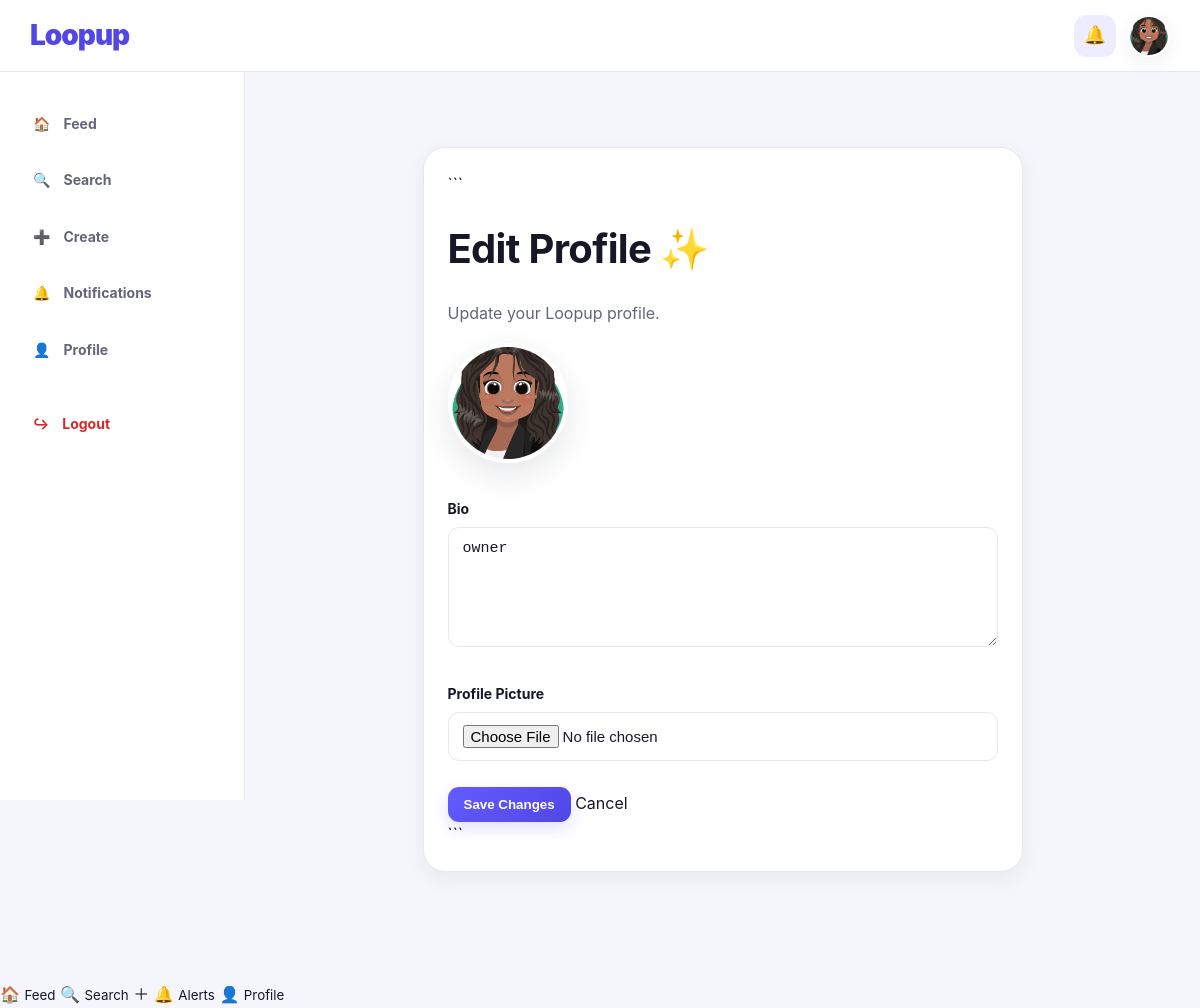
The page /accounts/profile/edit/ (signed in) on the database its author committed.
### accounts/models.py (models this page shows, shortened)
class Profile(models.Model):
    user = models.OneToOneField(User, on_delete=models.CASCADE)
    bio = models.TextField(blank=True)
    profile_image = models.ImageField(
        upload_to='profile_images/',
        blank=True,
        null=True
    )

### accounts/views.py (the view, shortened to what this page needs)
# urls.py: path('profile/edit/', views.edit_profile, name='edit_profile'),
@login_required
def edit_profile(request):
    profile = request.user.profile
    return render(request, 'accounts/edit_profile.html', {
        'profile': profile
    })

### templates/accounts/edit_profile.html (shortened to what this page needs)
{% extends "base.html" %}
{% block content %}
<div class="card" style="max-width: 600px; margin: 40px auto;">
```
<h1>Edit Profile ✨</h1>
<p>Update your Loopup profile.</p>
<form method="POST" enctype="multipart/form-data">
    {% if profile.profile_image %}
        <img
            src="{{ profile.profile_image.url }}"
            alt="Profile Picture"
            class="profile-image"
        >
    {% endif %}
    <br><br>
    <label>Bio</label>
    <textarea
        name="bio"
        rows="5"
        placeholder="Tell something about yourself..."
    >{{ profile.bio }}</textarea>
    <br><br>
    <label>Profile Picture</label>
    <input
        type="file"
        name="profile_image"
        accept="image/*"
    >
    <br><br>
    <button type="submit">Save Changes</button>
    <a href="{% url 'profile' %}">
        Cancel
    </a>
</form>
```
</div>
{% endblock %}

### templates/base.html (shortened to what this page needs)
{% load static %}
<!DOCTYPE html>
<html lang="en">
<head>
    <link rel="stylesheet" href="{% static 'css/style.css' %}">
</head>
<body>
{% if user.is_authenticated %}
    <header class="topbar">
        <a href="{% url 'feed' %}" class="brand">
            Loopup
        </a>
        <div class="topbar-actions">
            <a href="{% url 'notifications' %}" class="icon-link">
                🔔
            </a>
            <a href="{% url 'profile' %}" class="mini-profile">
                {% if user.profile.profile_image %}
                    <img
                        src="{{ user.profile.profile_image.url }}"
                        alt="Profile"
                    >
                {% else %}
                    <span>👤</span>
                {% endif %}
            </a>
        </div>
    </header>
    <div class="app-layout">
        <aside class="sidebar">
            <nav class="sidebar-nav">
                <a
                    href="{% url 'feed' %}"
                    class="nav-item {% if request.resolver_match.url_name == 'feed' %}active{% endif %}"
                >
                    <span>🏠</span>
                    <span>Feed</span>
                </a>
                <a
                    href="{% url 'search_users' %}"
                    class="nav-item {% if request.resolver_match.url_name == 'search_users' %}active{% endif %}"
                >
                    <span>🔍</span>
                    <span>Search</span>
                </a>
                <a
                    href="{% url 'create_post' %}"
                    class="nav-item {% if request.resolver_match.url_name == 'create_post' %}active{% endif %}"
                >
                    <span>➕</span>
                    <span>Create</span>
                </a>
                <a
                    href="{% url 'notifications' %}"
                    class="nav-item {% if request.resolver_match.url_name == 'notifications' %}active{% endif %}"
                >
                    <span>🔔</span>
                    <span>Notifications</span>
                </a>
                <a
                    href="{% url 'profile' %}"
                    class="nav-item {% if request.resolver_match.url_name == 'profile' %}active{% endif %}"
                >
                    <span>👤</span>
                    <span>Profile</span>
                </a>
                <a
                    href="{% url 'logout' %}"
                    class="nav-item logout-nav"
                >
                    <span>↪</span>
                    <span>Logout</span>
                </a>
            </nav>
        </aside>
        <main class="main-content">
{% endif %}
    {% block content %}
    {% endblock %}
{% if user.is_authenticated %}
        </main>
    </div>
    <nav class="mobile-nav">
        <a
            href="{% url 'feed' %}"
            class="{% if request.resolver_match.url_name == 'feed' %}active{% endif %}"
        >
            <span>🏠</span>
            <small>Feed</small>
        </a>
        <a
            href="{% url 'search_users' %}"
            class="{% if request.resolver_match.url_name == 'search_users' %}active{% endif %}"
        >
            <span>🔍</span>
            <small>Search</small>
        </a>
        <a
            href="{% url 'create_post' %}"
            class="mobile-create {% if request.resolver_match.url_name == 'create_post' %}active{% endif %}"
        >
            <span>＋</span>
        </a>
        <a
            href="{% url 'notifications' %}"
            class="{% if request.resolver_match.url_name == 'notifications' %}active{% endif %}"
        >
            <span>🔔</span>
            <small>Alerts</small>
        </a>
        <a
            href="{% url 'profile' %}"
            class="{% if request.resolver_match.url_name == 'profile' %}active{% endif %}"
        >
            <span>👤</span>
            <small>Profile</small>
        </a>
    </nav>
{% else %}
        </main>
{% endif %}
</body>
</html>

### static/css/style.css (style rules this page uses)
:root { --primary: #635bff; --primary-dark: #5147e8; --primary-light: #eeedff; --background: #f5f6fb; --surface: #ffffff; --surface-soft: #fafaff; --text: #161827; --text-soft: #626678; --muted: #9296a7; --border: #e7e8f0; --danger: #dc2626; --shadow-sm: 0 6px 22px rgba(24, 25, 45, 0.06); --shadow-md: 0 12px 32px rgba(24, 25, 45, 0.10); --radius-md: 16px; --radius-lg: 22px; }
* { box-sizing: border-box; }
html { scroll-behavior: smooth; }
body { margin: 0; min-height: 100vh; font-family: Inter, -apple-system, BlinkMacSystemFont, "Segoe UI", Arial, sans-serif; background: var(--background); color: var(--text); line-height: 1.6; }
a { color: inherit; text-decoration: none; }
img { max-width: 100%; }
.topbar, .guest-topbar { width: 100%; height: 72px; display: flex; align-items: center; justify-content: space-between; padding: 0 30px; background: rgba(255, 255, 255, 0.96); border-bottom: 1px solid var(--border); position: sticky; top: 0; z-index: 1000; }
.brand { font-size: 28px; font-weight: 900; letter-spacing: -1px; color: var(--primary-dark); }
.topbar-actions { display: flex; align-items: center; gap: 12px; }
.icon-link { width: 42px; height: 42px; display: flex; align-items: center; justify-content: center; border-radius: 13px; background: var(--primary-light); font-size: 18px; transition: 0.2s ease; }
.mini-profile { width: 42px; height: 42px; display: flex; align-items: center; justify-content: center; border-radius: 50%; overflow: hidden; background: #ececf4; border: 2px solid white; box-shadow: var(--shadow-sm); }
.mini-profile img { width: 100%; height: 100%; max-width: none; object-fit: cover; }
.app-layout { display: flex; min-height: calc(100vh - 72px); }
.sidebar { width: 245px; flex-shrink: 0; background: rgba(255, 255, 255, 0.96); border-right: 1px solid var(--border); padding: 28px 18px; position: sticky; top: 72px; height: calc(100vh - 72px); }
.sidebar-nav { display: flex; flex-direction: column; gap: 8px; }
.nav-item { display: flex; align-items: center; gap: 13px; padding: 13px 15px; border-radius: 14px; color: var(--text-soft); font-size: 14px; font-weight: 700; transition: background 0.2s ease, color 0.2s ease, transform 0.2s ease; }
.logout-nav { margin-top: 18px; color: var(--danger); }
.main-content { flex: 1; width: 100%; max-width: 920px; margin: 0 auto; padding: 35px 34px 70px; }
h1, h2, h3 { color: var(--text); line-height: 1.25; }
h1 { font-size: clamp(28px, 4vw, 40px); letter-spacing: -0.7px; }
p { color: var(--text-soft); }
.card { background: var(--surface); border: 1px solid var(--border); border-radius: var(--radius-lg); padding: 24px; margin-bottom: 22px; box-shadow: var(--shadow-sm); }
button { border: 0; border-radius: 11px; padding: 10px 16px; background: linear-gradient( 135deg, var(--primary), var(--primary-dark) ); color: white; font-weight: 700; cursor: pointer; box-shadow: 0 6px 16px rgba(99, 91, 255, 0.20); transition: 0.2s ease; }
input, textarea, select { width: 100%; padding: 12px 14px; border: 1px solid var(--border); border-radius: 11px; background: white; color: var(--text); font-size: 15px; outline: none; transition: border-color 0.2s ease, box-shadow 0.2s ease; }
textarea { resize: vertical; min-height: 120px; }
label { display: inline-block; margin-bottom: 7px; color: var(--text); font-size: 14px; font-weight: 700; }
.profile-image { width: 120px !important; height: 120px !important; max-width: 120px !important; border-radius: 50%; object-fit: cover; border: 4px solid white; box-shadow: var(--shadow-md); }

### rows shown on the page
Profile: profile_image (picture), bio "owner"
